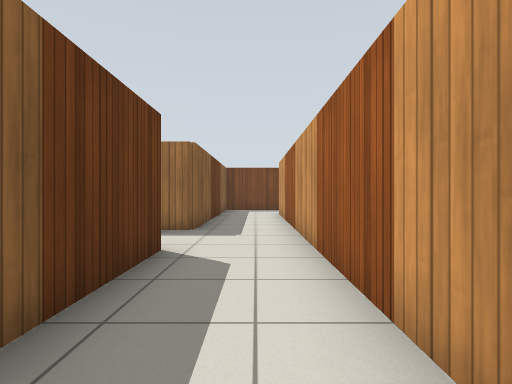
view 1 (above)

24 first-person views from a walk through a Gazebo world. The camera is 0.86 m above the floor, looks level and sees 80° across. The floor is counted in squares, 1 m on a side. Each view is taken from the middle of a square. On the plan, view 1 faces up. The plan holds only what a view shows up to about 11 squares ahead; the rest is blank. Gazebo's built-in surfaces are drawn with simple patterns.

view 2
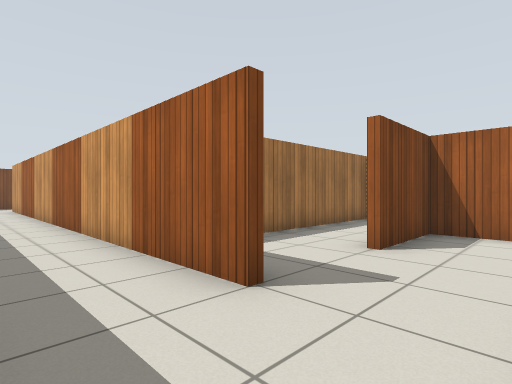

view 3
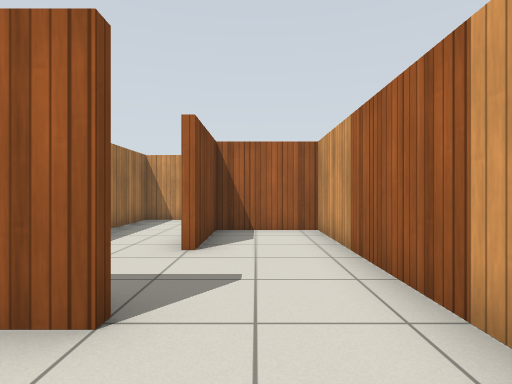

view 4
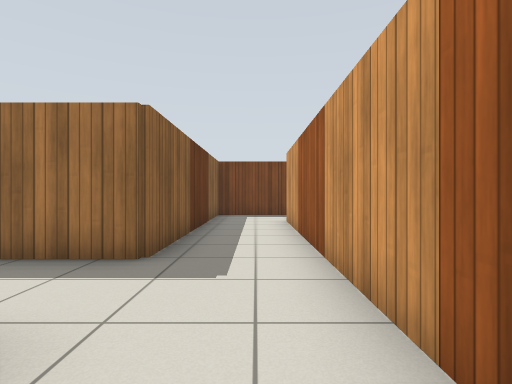

view 5
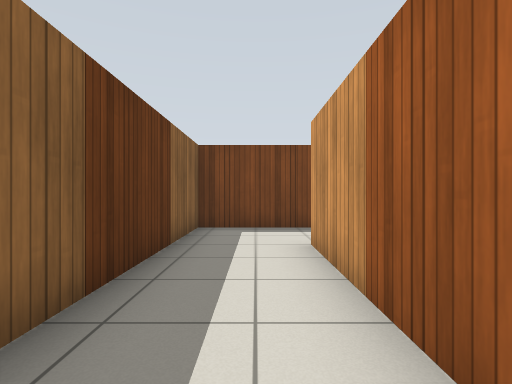

view 6
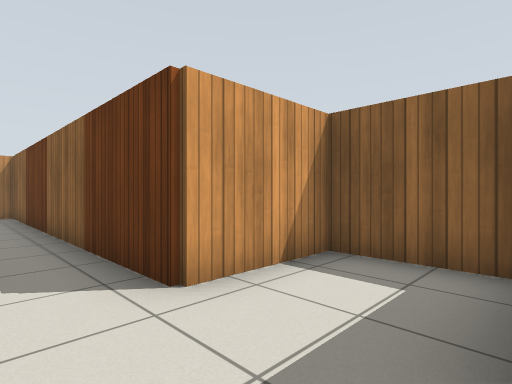

view 7
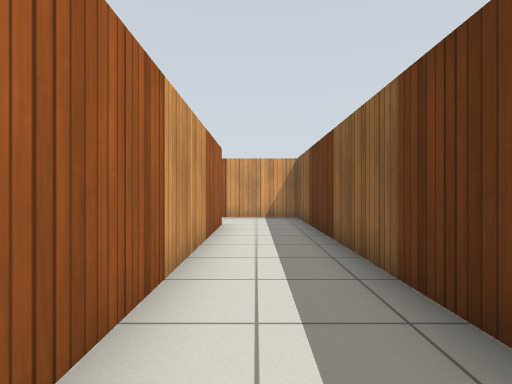

view 8
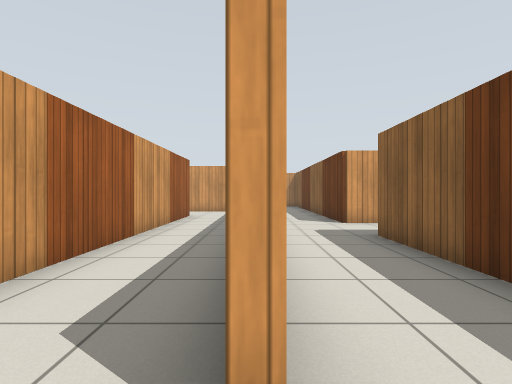

view 9
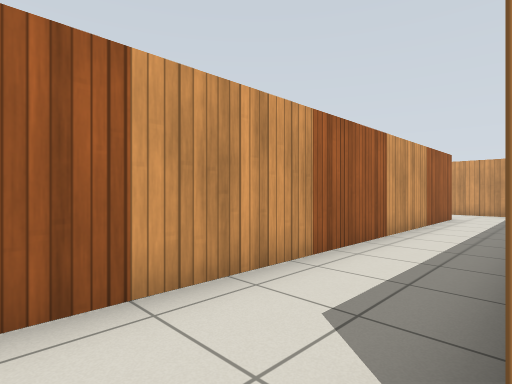

view 10
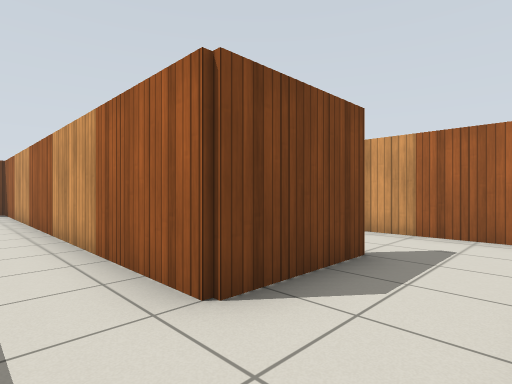

view 11
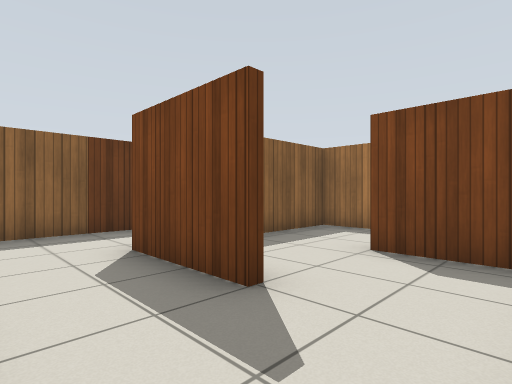

view 12
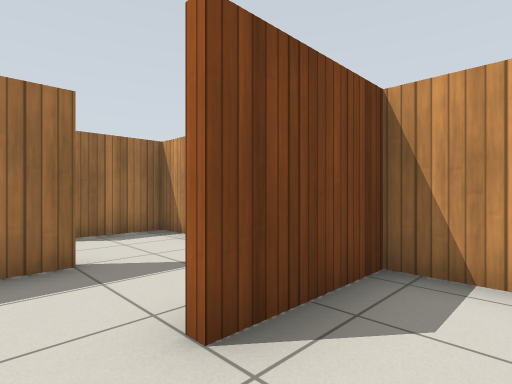

view 13
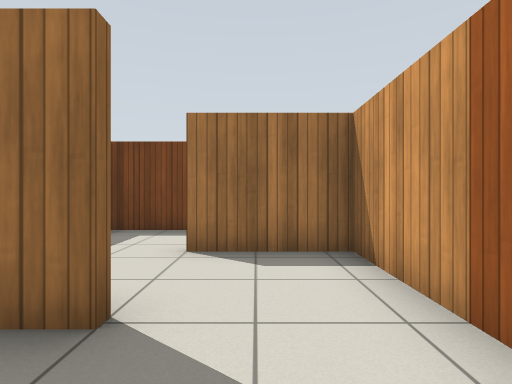

view 14
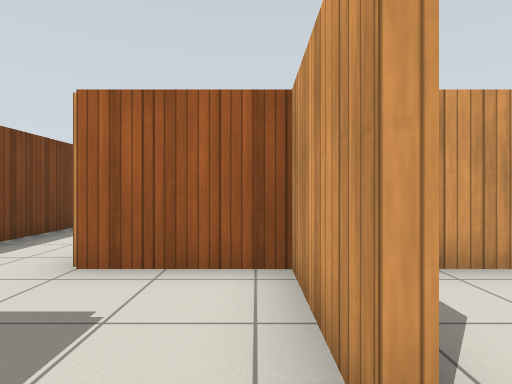

view 15
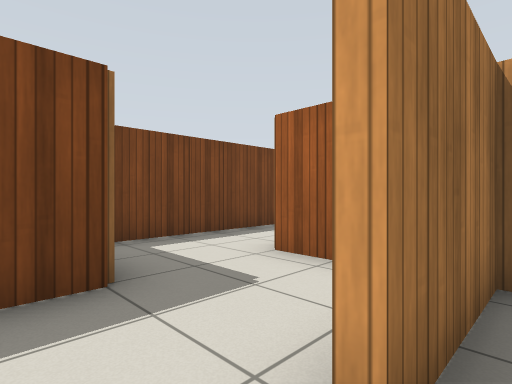

view 16
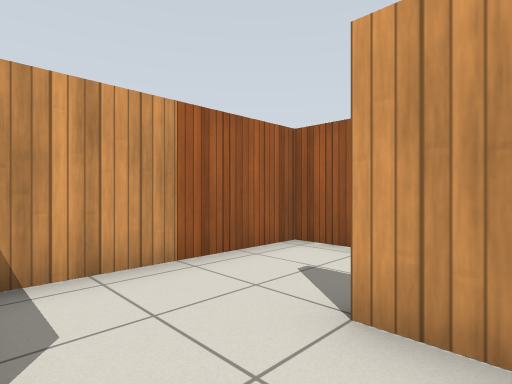

view 17
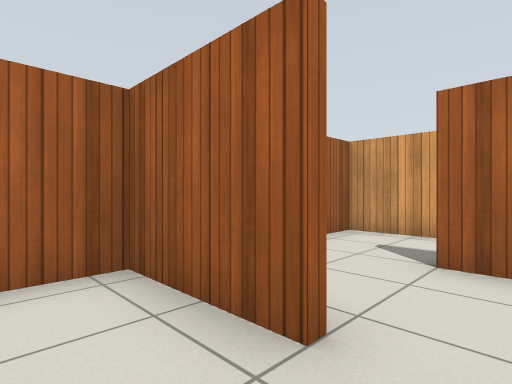

view 18
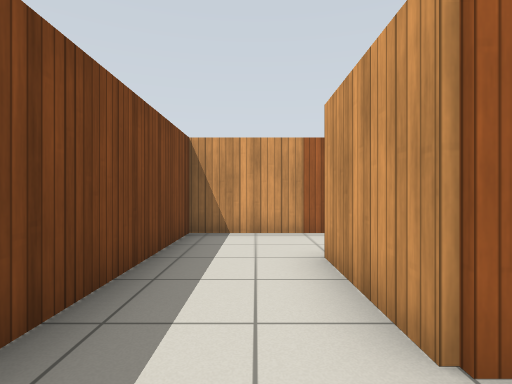

view 19
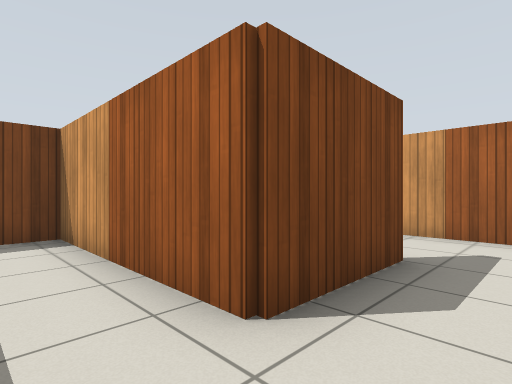

view 20
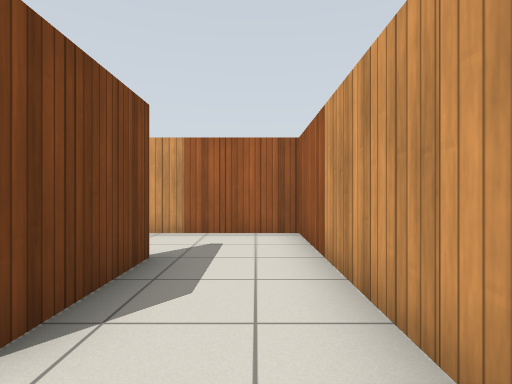

view 21
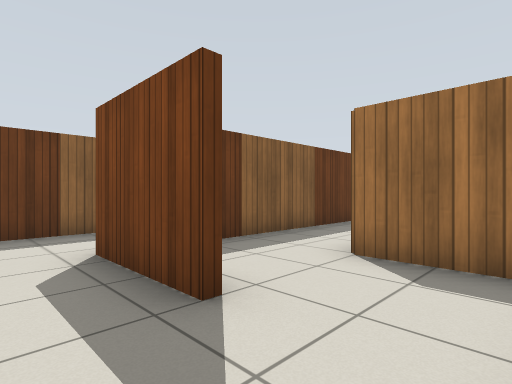

view 22
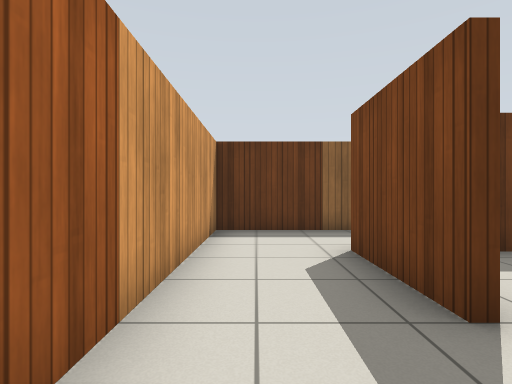

view 23
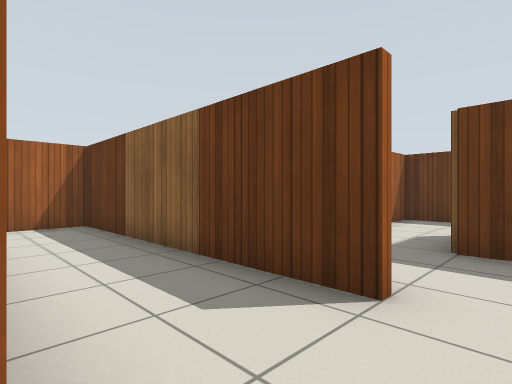

view 24
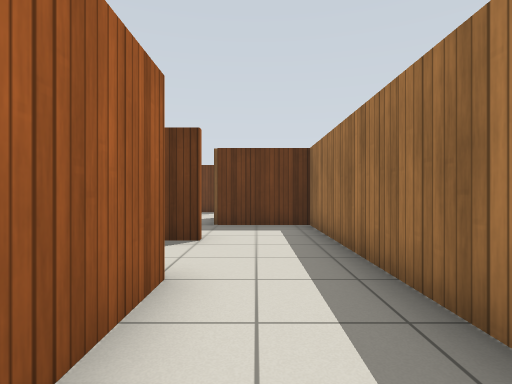

### Floor plan
Points are (right, up) in squares from view 1. A wall is a line through its corners. A room is listed if a view was taken in it or the views show most of it. See-through windows are left out.
Room 1 (views 1, 2, 3, 4, 5, 6, 7, 8, 9)
walls: (0.9, -3.1) (0.9, 12); (-3.9, 6.8) (-3.9, 4.6) (-1.4, 4.6) (-1.4, -5.4) (6, -5.4) (6, -3.1) (3.5, -3.1); (8.4, -1.8) (8.4, -0.6) (3.6, -0.6); (1.4, 14.4) (-1.4, 14.4) (-1.4, 6.9) (-3.4, 6.9)
ways out: opening at (1, 13) to room 2
Room 2 (views 10, 11)
walls: (1.1, 3) (1.1, 0.5); (6.1, 1.9) (3.4, 1.9) (3.4, 14.1); (2.2, -0.4) (3.2, -0.4); (6.6, -0.4) (8.4, -0.4) (8.4, 2.6)
ways out: opening at (1, 13) to room 1; opening at (7.5, 2) to room 3
Room 3 (view 12)
walls: (5.2, 2.1) (6, 2.1); (8.4, 2.6) (8.4, 4.1); (8.5, 4.4) (6, 4.4)
ways out: opening at (7.5, 2) to room 2; opening at (5.5, 4) to room 4
Room 4 (views 13, 17)
walls: (6.1, 6.9) (3.6, 6.9) (3.6, 4.6); (6, 4.6) (8.5, 4.6); (8.4, 4.1) (8.4, 7.5)
ways out: opening at (5.5, 4) to room 3; opening at (7.5, 7) to room 6
Room 5 (view 14)
walls: (6.1, 11.9) (3.6, 11.9); (6, 9.6) (8.4, 9.6); (8.4, 9) (8.4, 12)
ways out: opening at (5.5, 9) to room 6; opening at (7.5, 12) to room 7
Room 6 (views 15, 16)
walls: (5.1, 7.1) (6, 7.1); (8.4, 7.5) (8.4, 9); (8.5, 9.4) (6, 9.4)
ways out: opening at (7.5, 7) to room 4; opening at (5.5, 9) to room 5
Room 7 (views 18, 19, 20, 21, 22)
walls: (11.1, 10.2) (11.1, 7.1) (18.4, 7.1) (18.4, 10.2); (8.4, 12) (11, 12); (16, 9.4) (13.4, 9.4) (13.4, 14.4) (6.9, 14.4)
ways out: opening at (7.5, 12) to room 5; opening at (17.5, 9)
Room 8 (views 23, 24)
walls: (15.9, 17.1) (18, 17.1); (13.6, 17) (13.6, 9.6) (15.2, 9.6); (17.4, 19.4) (13.5, 19.4)
ways out: opening at (14, 18.5) to room 9; opening at (16, 10.5)
Room 9 (no view inside)
walls: (13.5, 19.4) (11.1, 19.4) (11.1, 16.9)
ways out: opening at (14, 18.5) to room 8; opening at (12.5, 17)

Where each view was taken, in squares from view 1:
view 1: 0 up, 0 right, facing up
view 2: 5 down, 1 left, facing up-right
view 3: 4 down, 1 left, facing right
view 4: 3 up, 0 right, facing up
view 5: 7 up, 0 right, facing up
view 6: 7 up, 0 right, facing down-left
view 7: 5 up, 0 right, facing down
view 8: 13 up, 1 right, facing down
view 9: 13 up, 1 right, facing down-right
view 10: 0 up, 2 right, facing up-right
view 11: 0 up, 8 right, facing up-left
view 12: 3 up, 5 right, facing up-right
view 13: 5 up, 7 right, facing up
view 14: 10 up, 5 right, facing right
view 15: 9 up, 5 right, facing up-right
view 16: 9 up, 5 right, facing down-right
view 17: 6 up, 5 right, facing down-right
view 18: 13 up, 7 right, facing right
view 19: 8 up, 12 right, facing up-right
view 20: 8 up, 12 right, facing right
view 21: 8 up, 18 right, facing up-left
view 22: 8 up, 18 right, facing left
view 23: 18 up, 16 right, facing down-left
view 24: 18 up, 19 right, facing left
